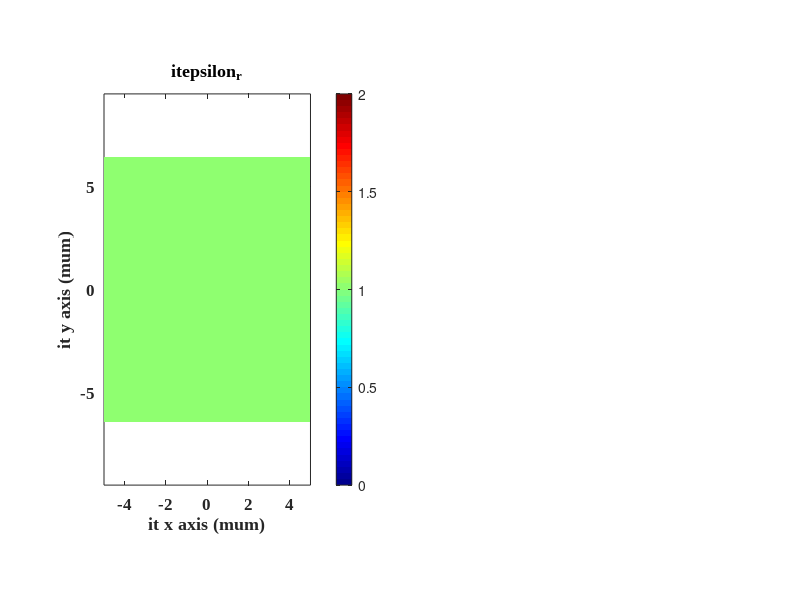

Reproduce this figure in MATLAB. (Note: this script raises an error after producing the figure.)
%% Simulation problem setting
clear; clc; close all;
e0 = 8.854*10^-12;      % Permittivity of vacuum [farad/meter]
u0 = 4*pi*10^-7;        % Permeability of vacuum [henry/meter]
c0 = 1/(e0*u0)^0.5;     % Speed of light         [meter/second]
lambda =  1500e-9;      % Wavelength             [meter]
f_max = c0/lambda;      % Highest frequncy       [Hz]
Slab_THK = 1000e-9;     % Dummy dielectric slab  [meter]
er_slab = 1;            % Relative permittivity of slab
ur_slab = 1;            % Relative permeability of slab
d_min = min(Slab_THK);  % Critical dimension
nbc = 1;                % Refraction index at the boundary
N_Wavelength = 20;      % Wavelength sampling
N_Structure = 10;       % Feature of structure sampling
NPML = [0,0,20,20];     % Number of PML cells
Nyscr = 51;             % Source y position
NFREQ = 201;            % Frequency point
lambda_min = 1500*1e-9;  % Spectrum of short wavelength
lambda_max = 1600*1e-9; % Spectrum of long wavelength
%% Initial Grid Resolution :
dx_Wavelength = c0/f_max/N_Wavelength;         % Δ = λ/N; N>=10
dx_Structure = d_min/N_Structure;              % Δ = d_min/N; N>=1, resolve the smallest feature with at 1 to 4 cells.
dx = min(dx_Wavelength,dx_Structure);          % The initial Grid size
%% "Snap" Grid to Critical Dimensions
Mx = ceil(Slab_THK/dx);                        
dx = Slab_THK/Mx;                              % Adjust the grid size
dy = dx;
%% The Courant Stability Condition
dt = nbc/2/c0/sqrt((1/dx)^2 + (1/dy)^2);       % Δt < n/2/c0/sqrt(Δx^-2 + Δy^-2 + Δz^-2) [second]
%% Build permittivity & permeability matrix of simulation space
% PML + space(3λ) + Structure + space(3λ) + PML
Nx = NPML(1) + round(3*lambda/dx) + Slab_THK/dx + round(3*lambda/dx) + NPML(2);
Ny = NPML(3) + round(3*lambda/dy) + Slab_THK/dy + round(3*lambda/dy) + NPML(3);
x = linspace(-(dx*Nx)/2,(dx*Nx)/2,Nx);
y = linspace(-(dy*Ny)/2,(dy*Ny)/2,Ny);
%% 2x grid
Nx2 = 2*Nx;
Ny2 = 2*Ny;
dx2 = dx/2;
dy2 = dy/2;
ER2 = zeros(Nx2,Ny2)+er_slab;
UR2 = zeros(Nx2,Ny2)+ur_slab;

ERzz = ER2(1:2:Nx2,1:2:Ny2);
URxx = UR2(1:2:Nx2,2:2:Ny2);
URyy = UR2(2:2:Nx2,1:2:Ny2);


h1 = figure(1);
set(h1,'Name','Permittivity & Permeability','color','w','units','normalized','outerposition',[0 0.55 0.5 0.4])
subplot(1,2,1)
pcolor(x*1e6,y*1e6,ERzz');axis equal;axis tight;
xlabel("\it x axis (\mum)"); ylabel("\it y axis (\mum)");title("\it\epsilon_r");
set(gca,'Fontname','times new roman');set(gca,'Fontweight','bold');set(gca,'fontsize',12);
colormap jet;colorbar;shading flat;
hold on
rectangle('Position',[min(x)*1e6 min(y)*1e6 NPML(1)*dx*1e6 Ny*dy*1e6],...
            'FaceColor',[0.1 0.1 0.1 0.5],'EdgeColor','k');
rectangle('Position',[max(x)*1e6-NPML(2)*dx*1e6 min(y)*1e6 NPML(2)*dx*1e6 Ny*dy*1e6],...
            'FaceColor',[0.1 0.1 0.1 0.5],'EdgeColor','k');
rectangle('Position',[min(x)*1e6 min(y)*1e6 Nx*dx*1e6+NPML(3)*dx NPML(3)*dy*1e6],...
            'FaceColor',[0.1 0.1 0.1 0.5],'EdgeColor','k');
rectangle('Position',[min(x)*1e6 max(y)*1e6-NPML(4)*dx*1e6 Nx*dx*1e6 NPML(4)*dy*1e6],...
            'FaceColor',[0.1 0.1 0.1 0.5],'EdgeColor','k');
hold off
subplot(1,2,2)
pcolor(x*1e6,y*1e6,URxx');axis equal;axis tight;
xlabel("\it x axis (\mum)"); ylabel("\it y axis (\mum)");title("\it\mu_r");
set(gca,'Fontname','times new roman');set(gca,'Fontweight','bold');set(gca,'fontsize',12);
colormap jet;colorbar;shading flat;
hold on
rectangle('Position',[min(x)*1e6 min(y)*1e6 NPML(1)*dx*1e6 Ny*dy*1e6],...
            'FaceColor',[0.1 0.1 0.1 0.5],'EdgeColor','k');
rectangle('Position',[max(x)*1e6-NPML(2)*dx*1e6 min(y)*1e6 NPML(2)*dx*1e6 Ny*dy*1e6],...
            'FaceColor',[0.1 0.1 0.1 0.5],'EdgeColor','k');
rectangle('Position',[min(x)*1e6 min(y)*1e6 Nx*dx*1e6+NPML(3)*dx NPML(3)*dy*1e6],...
            'FaceColor',[0.1 0.1 0.1 0.5],'EdgeColor','k');
rectangle('Position',[min(x)*1e6 max(y)*1e6-NPML(4)*dx*1e6 Nx*dx*1e6 NPML(4)*dy*1e6],...
            'FaceColor',[0.1 0.1 0.1 0.5],'EdgeColor','k');
hold off
%% Compute the Number of Steps
n_max = max([sqrt(er_slab),nbc]);     % Maximum of refractive index in space
t_prop = n_max*sqrt((Nx*dx)^2+(Ny*dy)^2)/c0;              % Time it takes a wave to propagate across the grid
tau = 1/f_max/pi;                     % tau ~= 0.5/f_max;
T = 12*tau + 1*t_prop;                % Rule of thumb : T = 12tao + 5t_prop
STEPS = round(T/dt);                  % Number of iterations
%% Gaussian Pulse Source
nsrc = 1;                             % material refractive index where source is injectd
t0 = tau*6;                           % t0 > 3*tau
t = (0:STEPS-1)*dt;                   % Simulation time (s)
Source_E = exp(-((t-t0)/tau).^2);     % E field Gaussian Pulse
Source_H = -sqrt(1/1)*exp(-((t-t0+1*dy/2/c0+0.5*dt)/tau).^2);      % H field Gaussian Pulse
h2 = figure(2);
set(h2,'Name','Gaussian Pulse Source','color','w'...
    ,'units','normalized','outerposition',[0.5 0.025 0.2 0.4])
plot(t*1e9,Source_E,'color','b','linewidth',2),hold on;
plot(t*1e9,Source_E.*sin(2*pi*f_max*t),'color','r','linewidth',2),hold off;axis tight
set(gca,'Fontname','times new roman');set(gca,'Fontweight','bold');set(gca,'fontsize',12)
xlabel("\itt (ns)"),title('$\mathbf{\mathit{e^{-\frac{(t-t_{0})^{2}}{\tau^{2}}}}}$','Interpreter','latex','fontsize',20)
%% Initizlize Fourier transforms
FREQ = linspace(c0/(lambda_max),c0/(lambda_min),NFREQ);
K = exp(-1i*2*pi*dt.*FREQ);
EzR = zeros(Nx,NFREQ); 
EzT = zeros(Nx,NFREQ); 
SRC = zeros(Nx,NFREQ);  
%% PML sigma
sigx = zeros(Nx2,Ny2);
% xmin PML
nx = 2*NPML(1):-1:1;
sigx(1:2*NPML(1),:) = (0.5*e0/dt)*(nx'/2/NPML(1)).^3 .* ones(2*NPML(1),Ny2);
% xmax PML
nx = 1:2*NPML(1);
sigx((Nx2 - 2*NPML(2) +1):Nx2,:) = (0.5*e0/dt)*(nx'/2/NPML(2)).^3 .* ones(2*NPML(1),Ny2);

sigy = zeros(Nx2,Ny2);
% ymin PML
ny = 2*NPML(3):-1:1;
sigy(:,1:2*NPML(3)) = (0.5*e0/dt)*(ny/2/NPML(3)).^3 .* ones(Nx2,2*NPML(3));
% ymax PML
ny = 1:2*NPML(4);
sigy(:,(Ny2 - 2*NPML(4) +1):Ny2) = (0.5*e0/dt)*(ny/2/NPML(4)).^3 .* ones(Nx2,2*NPML(4));

h3 = figure(3);
set(h3,'Name','PML of Sigma','color','w','units','normalized','outerposition',[0.5 0.55 0.5 0.4])
subplot(1,2,1)
imagesc(x*1e6,y*1e6,sigx');xlabel("\itx axis (\mum)");ylabel("\ity axis (\mum)");axis equal;axis tight;
title("\sigma_x");colorbar;colormap jet;
subplot(1,2,2)
imagesc(x*1e6,y*1e6,sigy');xlabel("\itx axis (\mum)");ylabel("\ity axis (\mum)");axis equal;axis tight;
title("\sigma_y");colorbar;colormap jet;
%% Initialized Fields & Curl Arrays & Integration Arrays
 Ez  = zeros(Nx,Ny); Hx  = zeros(Nx,Ny); Hy  = zeros(Nx,Ny);
 CEx = zeros(Nx,Ny); CEy = zeros(Nx,Ny); CHz = zeros(Nx,Ny);
ICEx = zeros(Nx,Ny);ICEy = zeros(Nx,Ny); IDz = zeros(Nx,Ny);

%% Compute Update Coefficients
%Coefficients for Updata equation for Hx
sigHx = sigx(1:2:Nx2,2:2:Ny2);
sigHy = sigy(1:2:Nx2,2:2:Ny2);
mHx0  =  (1/dt) + sigHy/(2*e0);
mHx1  = ((1/dt) - sigHy/(2*e0)) ./ mHx0;
mHx2  = - c0./URxx ./ mHx0;
mHx3  = -(c0*dt/e0) * sigHx./URxx ./ mHx0;
%Coefficients for Updata equation for Hy
sigHx = sigx(2:2:Nx2,1:2:Ny2);
sigHy = sigy(2:2:Nx2,1:2:Ny2);
mHy0  =  (1/dt) + sigHx/(2*e0);
mHy1  = ((1/dt) - sigHx/(2*e0)) ./ mHy0;
mHy2  = - c0./URyy ./ mHy0;
mHy3  = -(c0*dt/e0) * sigHy./URyy ./ mHy0;
%Coefficients for Updata equation for Dz
sigDx = sigx(1:2:Nx2,1:2:Ny2);
sigDy = sigy(1:2:Nx2,1:2:Ny2);
mDz0  = (1/dt) + (sigDx + sigDy)/(2*e0)...
               + sigDx.*sigDy*(dt/4/e0^2);
mDz1  = (1/dt) - (sigDx + sigDy)/(2*e0)...
               - sigDx.*sigDy*(dt/4/e0^2);
mDz1  = mDz1./mDz0;
mDz2  = c0./mDz0;
mDz4  = - (dt/e0^2)*sigDx.*sigDy./mDz0;
mEz1 = 1./ERzz; Dz = Ez./mEz1;
%% Visualize Fields
h4 = figure(4);
set(h4,'Name','FDTD Monitor','color','w'...
    ,'units','normalized','outerposition',[0 0.025 0.5 0.5]);
subplot(1,2,1)
f1 = imagesc(x*1e6,y*1e6,Ez');
xlabel("\it x axis (\mum)"); ylabel("\it y axis (\mum)");
set(gca,'Fontname','times new roman');set(gca,'Fontweight','bold');set(gca,'fontsize',18)
colormap jet;
caxis([-1 1]);
colorbar;
axis equal;axis tight
hold on
%PML : xmin、xmax、ymin、ymax
rectangle('Position',[min(x)*1e6 min(y)*1e6 NPML(1)*dx*1e6 Ny*dy*1e6],...
            'FaceColor',[0.1 0.1 0.1 0.5],'EdgeColor','k');
rectangle('Position',[max(x)*1e6-NPML(2)*dx*1e6 min(y)*1e6 NPML(2)*dx*1e6 Ny*dy*1e6],...
            'FaceColor',[0.1 0.1 0.1 0.5],'EdgeColor','k');
rectangle('Position',[min(x)*1e6 min(y)*1e6 Nx*dx*1e6+NPML(3)*dx NPML(3)*dy*1e6],...
            'FaceColor',[0.1 0.1 0.1 0.5],'EdgeColor','k');
rectangle('Position',[min(x)*1e6 max(y)*1e6-NPML(4)*dx*1e6 Nx*dx*1e6 NPML(4)*dy*1e6],...
            'FaceColor',[0.1 0.1 0.1 0.5],'EdgeColor','k');
hold off
subplot(1,2,2)
plot((1:STEPS)*dt*1e15,Source_E,'color','b','linewidth',2);hold on;
xlabel("\itt (fs)"),title('$\mathbf{\mathit{e^{-\left ( \frac{t-t_{0}}{\tau} \right )^{2}}}}$','Interpreter','latex','fontsize',36)
set(gca,'Fontname','times new roman');set(gca,'Fontweight','bold');set(gca,'fontsize',18)
T = 1;
f2 = plot(T*dt*1e15,Source_E(T),'o','markeredgecolor','k','markerfacecolor','r');

%% Time steps loop
for T = 1:STEPS
    % Compute Curl of E 
    % (BC = Periodic)
    CEx =  diff([Ez,Ez(:,1)],1,2)/dy; 
    CEy = -diff([Ez;Ez(1,:)],1,1)/dx;
    % (BC = Dirichlet)
%     CEx =  diff([Ez,zeros(Nx,1)],1,2)/dy; 
%     CEy = -diff([Ez;zeors(1,Ny)],1,1)/dx;
    CEx(:,Nyscr-1) = diff([Ez(:,Nyscr-1),Ez(:,Nyscr)],1,2)/dy - 1/dy * Source_E(T);
    % Update H integrations
    ICEx = ICEx + CEx;
    ICEy = ICEy + CEy;
    % Update H Field
    Hx = mHx1.*Hx + mHx2.*CEx + mHx3.*ICEx;
    Hy = mHy1.*Hy + mHy2.*CEy + mHy3.*ICEy;
    
%     Hx(:,Nyscr) = Hx(:,Nyscr) + Source_H(T);
%     Hy(:,Nyscr) = Hy(:,Nyscr) + Source_H(T);
    % Complute Curl of H
    % BC : Periodic
    CHz = diff([Hy(end,:);Hy],1,1)/dx - diff([Hx(:,end),Hx],1,2)/dy;
    CHz(:,Nyscr) = diff([Hy(end,Nyscr);Hy(:,Nyscr)],1,1)/dx- diff([Hx(:,Nyscr-1),Hx(:,Nyscr)],1,2)/dy - 1/dy*Source_H(T);
    % BC : Dirichlet
%     CHz = diff([zeros(1,Ny);Hy],1,1)/dx - diff([zeros(Nx,1),Hx],1,2)/dy;
    

    IDz = IDz + Dz;
    % Update Dz
    Dz = mDz1.*Dz + mDz2.*CHz + mDz4.*IDz;
    % Inject Source
%     Dz(:,Nyscr) = Dz(:,Nyscr) + Source_D(T);
    % Update Ez
    Ez = mEz1.*Dz;
    
    for nfreq = 1 : NFREQ
        EzR(:,nfreq) = EzR(:,nfreq) + (K(nfreq)^T)*Ez(:,30);
        EzT(:,nfreq) = EzR(:,nfreq) + (K(nfreq)^T)*Ez(:,150);
        SRC(:,nfreq) = SRC(:,nfreq) + (K(nfreq)^T)*Ez(:,Nyscr);
    end
    REF = sum(abs(EzR),1)./sum(abs(SRC),1);
    TRN = sum(abs(EzT),1)./sum(abs(SRC),1);
    % Visualize
    subplot(1,2,1)
    set(f1,'CData',Ez')  % Reset the data.
    title("Field at steps "+T+" of "+STEPS);
    set(f2,'XData',T*dt*1e15)
    set(f2,'YData',Source_E(T))
    figure(5)
    plot(FREQ,REF,FREQ,TRN)
    drawnow
end